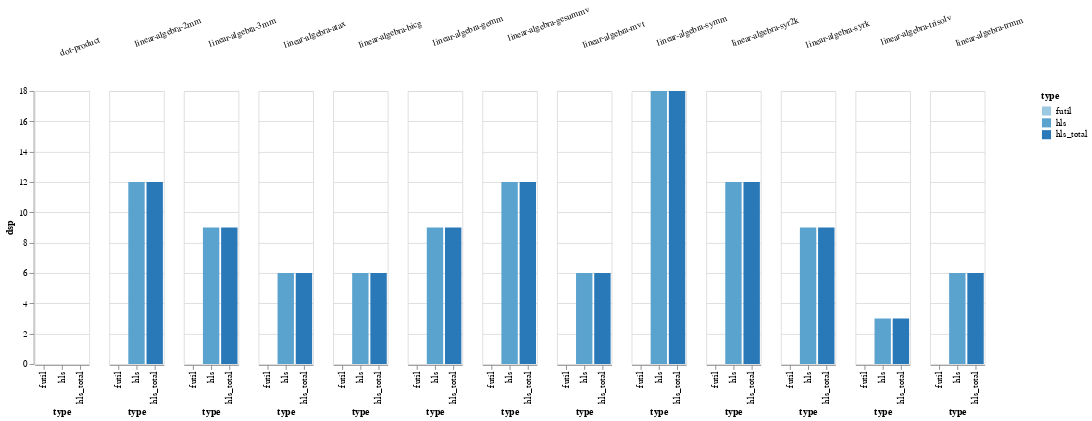

Notebook code for this chart:
### Code cell
source = pd.read_csv('2020_07_28_16_15.csv')
alt.Chart(source).mark_bar().encode(
    x='type:O',
    y='dsp:Q',
    column=alt.Column('benchmark:O',
                     title="",
                     header=alt.Header(labelAngle=-20)),
    color='type:O'
)

### Figure 1 — Vega-Lite specification as saved in the notebook (floating-point values rounded to 4 significant figures)
{"config": {"view": {"continuousWidth": 400, "continuousHeight": 300}}, "data": {"name": "data-1341ef99d0d58848d7eb0f1a6adba067"}, "mark": "bar", "encoding": {"color": {"type": "ordinal", "field": "type"}, "column": {"type": "ordinal", "field": "benchmark", "header": {"labelAngle": -20}, "title": ""}, "x": {"type": "ordinal", "field": "type"}, "y": {"type": "quantitative", "field": "dsp"}}, "$schema": "https://vega.github.io/schema/vega-lite/v4.8.1.json", "datasets": {"data-1341ef99d0d58848d7eb0f1a6adba067": [{"benchmark": "linear-algebra-3mm", "type": "hls", "lut": 874, "dsp": 9, "source": "results/2020_07_28_16_15/"}, {"benchmark": "linear-algebra-3mm", "type": "hls_total", "lut": 914, "dsp": 9, "source": "results/2020_07_28_16_15/"}, {"benchmark": "linear-algebra-3mm", "type": "futil", "lut": 440, "dsp": 0, "source": "results/2020_07_28_16_15/"}, {"benchmark": "linear-algebra-symm", "type": "hls", "lut": 765, "dsp": 18, "source": "results/2020_07_28_16_15/"}, {"benchmark": "linear-algebra-symm", "type": "hls_total", "lut": 805, "dsp": 18, "source": "results/2020_07_28_16_15/"}, {"benchmark": "linear-algebra-symm", "type": "futil", "lut": 226, "dsp": 0, "source": "results/2020_07_28_16_15/"}, {"benchmark": "linear-algebra-2mm", "type": "hls", "lut": 731, "dsp": 12, "source": "results/2020_07_28_16_15/"}, {"benchmark": "linear-algebra-2mm", "type": "hls_total", "lut": 771, "dsp": 12, "source": "results/2020_07_28_16_15/"}, {"benchmark": "linear-algebra-2mm", "type": "futil", "lut": 304, "dsp": 0, "source": "results/2020_07_28_16_15/"}, {"benchmark": "linear-algebra-trmm", "type": "hls", "lut": 379, "dsp": 6, "source": "results/2020_07_28_16_15/"}, {"benchmark": "linear-algebra-trmm", "type": "hls_total", "lut": 419, "dsp": 6, "source": "results/2020_07_28_16_15/"}, {"benchmark": "linear-algebra-trmm", "type": "futil", "lut": 191, "dsp": 0, "source": "results/2020_07_28_16_15/"}, {"benchmark": "linear-algebra-syr2k", "type": "hls", "lut": 630, "dsp": 12, "source": "results/2020_07_28_16_15/"}, {"benchmark": "linear-algebra-syr2k", "type": "hls_total", "lut": 670, "dsp": 12, "source": "results/2020_07_28_16_15/"}, {"benchmark": "linear-algebra-syr2k", "type": "futil", "lut": 323, "dsp": 0, "source": "results/2020_07_28_16_15/"}, {"benchmark": "linear-algebra-syrk", "type": "hls", "lut": 543, "dsp": 9, "source": "results/2020_07_28_16_15/"}, {"benchmark": "linear-algebra-syrk", "type": "hls_total", "lut": 583, "dsp": 9, "source": "results/2020_07_28_16_15/"}, {"benchmark": "linear-algebra-syrk", "type": "futil", "lut": 357, "dsp": 0, "source": "results/2020_07_28_16_15/"}, {"benchmark": "linear-algebra-trisolv", "type": "hls", "lut": 609, "dsp": 3, "source": "results/2020_07_28_16_15/"}, {"benchmark": "linear-algebra-trisolv", "type": "hls_total", "lut": 649, "dsp": 3, "source": "results/2020_07_28_16_15/"}, {"benchmark": "linear-algebra-trisolv", "type": "futil", "lut": 175, "dsp": 0, "source": "results/2020_07_28_16_15/"}, {"benchmark": "linear-algebra-bicg", "type": "hls", "lut": 397, "dsp": 6, "source": "results/2020_07_28_16_15/"}, {"benchmark": "linear-algebra-bicg", "type": "hls_total", "lut": 437, "dsp": 6, "source": "results/2020_07_28_16_15/"}, {"benchmark": "linear-algebra-bicg", "type": "futil", "lut": 284, "dsp": 0, "source": "results/2020_07_28_16_15/"}, {"benchmark": "linear-algebra-atax", "type": "hls", "lut": 457, "dsp": 6, "source": "results/2020_07_28_16_15/"}, {"benchmark": "linear-algebra-atax", "type": "hls_total", "lut": 497, "dsp": 6, "source": "results/2020_07_28_16_15/"}, {"benchmark": "linear-algebra-atax", "type": "futil", "lut": 321, "dsp": 0, "source": "results/2020_07_28_16_15/"}, {"benchmark": "linear-algebra-gesummv", "type": "hls", "lut": 507, "dsp": 12, "source": "results/2020_07_28_16_15/"}, {"benchmark": "linear-algebra-gesummv", "type": "hls_total", "lut": 547, "dsp": 12, "source": "results/2020_07_28_16_15/"}, {"benchmark": "linear-algebra-gesummv", "type": "futil", "lut": 211, "dsp": 0, "source": "results/2020_07_28_16_15/"}, {"benchmark": "linear-algebra-gemm", "type": "hls", "lut": 507, "dsp": 9, "source": "results/2020_07_28_16_15/"}, {"benchmark": "linear-algebra-gemm", "type": "hls_total", "lut": 547, "dsp": 9, "source": "results/2020_07_28_16_15/"}, {"benchmark": "linear-algebra-gemm", "type": "futil", "lut": 290, "dsp": 0, "source": "results/2020_07_28_16_15/"}, {"benchmark": "dot-product", "type": "hls", "lut": 48, "dsp": 0, "source": "results/2020_07_28_16_15/"}, {"benchmark": "dot-product", "type": "hls_total", "lut": 88, "dsp": 0, "source": "results/2020_07_28_16_15/"}, {"benchmark": "dot-product", "type": "futil", "lut": 97, "dsp": 0, "source": "results/2020_07_28_16_15/"}, {"benchmark": "linear-algebra-mvt", "type": "hls", "lut": 418, "dsp": 6, "source": "results/2020_07_28_16_15/"}, {"benchmark": "linear-algebra-mvt", "type": "hls_total", "lut": 458, "dsp": 6, "source": "results/2020_07_28_16_15/"}, {"benchmark": "linear-algebra-mvt", "type": "futil", "lut": 254, "dsp": 0, "source": "results/2020_07_28_16_15/"}]}}
